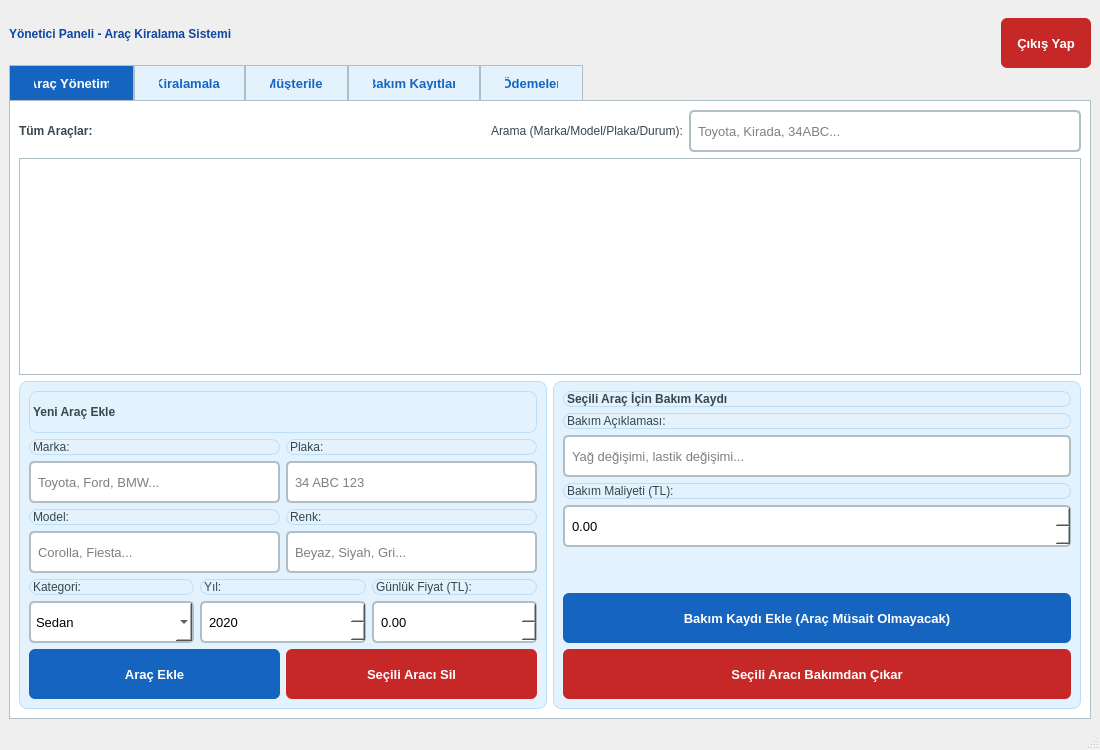
<?xml version="1.0" encoding="UTF-8"?>
<ui version="4.0">
 <class>AdminPanel</class>
 <widget class="QMainWindow" name="AdminPanel">
  <property name="geometry">
   <rect><x>0</x><y>0</y><width>1100</width><height>750</height></rect>
  </property>
  <property name="windowTitle"><string>Yönetici Paneli - Araç Kiralama Sistemi</string></property>
  <property name="styleSheet">
   <string notr="true">QPushButton {
    background-color: #1565c0;
    color: white;
    border-radius: 6px;
    padding: 8px 16px;
    font-size: 13px;
    font-weight: bold;
    min-height: 34px;
}
QPushButton:hover { background-color: #0d47a1; }
QPushButton#btnAracSil { background-color: #c62828; }
QPushButton#btnAracSil:hover { background-color: #b71c1c; }
QPushButton#btnBakimEkle { background-color: #1565c0; }
QPushButton#btnBakimEkle:hover { background-color: #0d47a1; }
QPushButton#btnBakimdenCikar { background-color: #c62828; }
QPushButton#btnBakimdenCikar:hover { background-color: #b71c1c; }
QPushButton#btnKiralamaKapat { background-color: #c62828; }
QPushButton#btnKiralamaKapat:hover { background-color: #b71c1c; }
QTableWidget {
    border: 1px solid #b0bec5;
    gridline-color: #eceff1;
    background-color: white;
    selection-background-color: #bbdefb;
    alternate-background-color: #f5f5f5;
}
QTableWidget::item { padding: 4px; }
QHeaderView::section {
    background-color: #1565c0;
    color: white;
    padding: 6px;
    font-weight: bold;
    border: none;
}
QTabWidget::pane { border: 1px solid #b0bec5; background-color: white; }
QTabBar::tab {
    background-color: #e3f2fd;
    color: #1565c0;
    padding: 10px 24px;
    font-weight: bold;
    border: 1px solid #b0bec5;
    border-bottom: none;
    font-size: 13px;
}
QTabBar::tab:selected { background-color: #1565c0; color: white; }
QLineEdit {
    border: 2px solid #b0bec5;
    border-radius: 5px;
    padding: 5px;
    font-size: 13px;
    background-color: white;
    min-height: 28px;
}
QLineEdit:focus { border: 2px solid #1565c0; }
QSpinBox, QDoubleSpinBox {
    border: 2px solid #b0bec5;
    border-radius: 5px;
    padding: 5px;
    font-size: 13px;
    background-color: white;
    min-height: 28px;
}
QComboBox {
    border: 2px solid #b0bec5;
    border-radius: 5px;
    padding: 5px;
    font-size: 13px;
    background-color: white;
    min-height: 28px;
}
QLabel { font-size: 12px; color: #37474f; }</string>
  </property>
  <widget class="QWidget" name="centralwidget">
   <layout class="QVBoxLayout" name="mainLayout">
    <item>
     <layout class="QHBoxLayout" name="baslikLayout">
      <item>
       <widget class="QLabel" name="lblPanelBaslik">
        <property name="font"><font><pointsize>14</pointsize><bold>true</bold></font></property>
        <property name="styleSheet"><string notr="true">color: #0d47a1;</string></property>
        <property name="text"><string>Yönetici Paneli - Araç Kiralama Sistemi</string></property>
       </widget>
      </item>
      <item>
       <spacer name="baslikSpacer">
        <property name="orientation"><enum>Qt::Horizontal</enum></property>
        <property name="sizeHint" stdset="0"><size><width>40</width><height>20</height></size></property>
       </spacer>
      </item>
      <item>
       <widget class="QPushButton" name="btnCikis">
        <property name="maximumSize"><size><width>120</width><height>32</height></size></property>
        <property name="styleSheet"><string notr="true">background-color: #c62828; color: white; border-radius: 6px; font-weight: bold;</string></property>
        <property name="text"><string>Çıkış Yap</string></property>
       </widget>
      </item>
     </layout>
    </item>
    <item>
     <widget class="QTabWidget" name="tabWidget">
      <property name="currentIndex"><number>0</number></property>

      <widget class="QWidget" name="tab">
       <attribute name="title"><string>Araç Yönetimi</string></attribute>
       <layout class="QVBoxLayout" name="aracTabLayout">
        <item>
         <layout class="QHBoxLayout" name="aracAramaLayout">
          <item>
           <widget class="QLabel" name="lblAracListesi">
            <property name="font"><font><pointsize>11</pointsize><bold>true</bold></font></property>
            <property name="text"><string>Tüm Araçlar:</string></property>
           </widget>
          </item>
          <item>
           <spacer name="aracAramaSpacer">
            <property name="orientation"><enum>Qt::Horizontal</enum></property>
            <property name="sizeHint" stdset="0"><size><width>40</width><height>20</height></size></property>
           </spacer>
          </item>
          <item>
           <widget class="QLabel" name="lblAracArama">
            <property name="text"><string>Arama (Marka/Model/Plaka/Durum):</string></property>
           </widget>
          </item>
          <item>
           <widget class="QLineEdit" name="txtAracArama">
            <property name="minimumSize"><size><width>240</width><height>30</height></size></property>
            <property name="placeholderText"><string>Toyota, Kirada, 34ABC...</string></property>
           </widget>
          </item>
         </layout>
        </item>
        <item>
         <widget class="QTableWidget" name="tblAraclar">
          <property name="sizePolicy">
           <sizepolicy hsizetype="Expanding" vsizetype="Expanding">
            <horstretch>0</horstretch><verstretch>1</verstretch>
           </sizepolicy>
          </property>
          <property name="alternatingRowColors"><bool>true</bool></property>
          <property name="selectionMode"><enum>QAbstractItemView::SelectionMode::SingleSelection</enum></property>
          <property name="selectionBehavior"><enum>QAbstractItemView::SelectionBehavior::SelectRows</enum></property>
          <property name="editTriggers"><set>QAbstractItemView::EditTrigger::NoEditTriggers</set></property>
         </widget>
        </item>
        <item>
         <layout class="QHBoxLayout" name="altPanelLayout">
          <item>
           <widget class="QFrame" name="frameAracEkle">
            <property name="sizePolicy">
             <sizepolicy hsizetype="Expanding" vsizetype="Preferred">
              <horstretch>1</horstretch><verstretch>0</verstretch>
             </sizepolicy>
            </property>
            <property name="styleSheet">
             <string notr="true">QFrame { background-color: #e3f2fd; border-radius: 8px; border: 1px solid #bbdefb; }</string>
            </property>
            <layout class="QVBoxLayout" name="aracEkleLayout">
             <item>
              <widget class="QLabel" name="lblYeniArac">
               <property name="font"><font><pointsize>11</pointsize><bold>true</bold></font></property>
               <property name="text"><string>Yeni Araç Ekle</string></property>
              </widget>
             </item>
             <item>
              <layout class="QHBoxLayout" name="row1">
               <item>
                <layout class="QVBoxLayout">
                 <item><widget class="QLabel" name="lblMarka"><property name="text"><string>Marka:</string></property></widget></item>
                 <item><widget class="QLineEdit" name="txtMarka"><property name="placeholderText"><string>Toyota, Ford, BMW...</string></property></widget></item>
                </layout>
               </item>
               <item>
                <layout class="QVBoxLayout">
                 <item><widget class="QLabel" name="lblPlaka"><property name="text"><string>Plaka:</string></property></widget></item>
                 <item><widget class="QLineEdit" name="txtPlaka"><property name="placeholderText"><string>34 ABC 123</string></property></widget></item>
                </layout>
               </item>
              </layout>
             </item>
             <item>
              <layout class="QHBoxLayout" name="row2">
               <item>
                <layout class="QVBoxLayout">
                 <item><widget class="QLabel" name="lblModel"><property name="text"><string>Model:</string></property></widget></item>
                 <item><widget class="QLineEdit" name="txtModel"><property name="placeholderText"><string>Corolla, Fiesta...</string></property></widget></item>
                </layout>
               </item>
               <item>
                <layout class="QVBoxLayout">
                 <item><widget class="QLabel" name="lblRenk"><property name="text"><string>Renk:</string></property></widget></item>
                 <item><widget class="QLineEdit" name="txtRenk"><property name="placeholderText"><string>Beyaz, Siyah, Gri...</string></property></widget></item>
                </layout>
               </item>
              </layout>
             </item>
             <item>
              <layout class="QHBoxLayout" name="row3">
               <item>
                <layout class="QVBoxLayout">
                 <item><widget class="QLabel" name="lblKategori"><property name="text"><string>Kategori:</string></property></widget></item>
                 <item>
                  <widget class="QComboBox" name="cmbKategori">
                   <item><property name="text"><string>Sedan</string></property></item>
                   <item><property name="text"><string>SUV</string></property></item>
                   <item><property name="text"><string>Hatchback</string></property></item>
                   <item><property name="text"><string>Minivan</string></property></item>
                   <item><property name="text"><string>Pickup</string></property></item>
                   <item><property name="text"><string>Spor</string></property></item>
                  </widget>
                 </item>
                </layout>
               </item>
               <item>
                <layout class="QVBoxLayout">
                 <item><widget class="QLabel" name="lblYil"><property name="text"><string>Yıl:</string></property></widget></item>
                 <item>
                  <widget class="QSpinBox" name="spinYil">
                   <property name="minimum"><number>2000</number></property>
                   <property name="maximum"><number>2026</number></property>
                   <property name="value"><number>2020</number></property>
                  </widget>
                 </item>
                </layout>
               </item>
               <item>
                <layout class="QVBoxLayout">
                 <item><widget class="QLabel" name="lblFiyat"><property name="text"><string>Günlük Fiyat (TL):</string></property></widget></item>
                 <item>
                  <widget class="QDoubleSpinBox" name="spinFiyat">
                   <property name="maximum"><double>99999.000000000000000</double></property>
                   <property name="singleStep"><double>50.000000000000000</double></property>
                  </widget>
                 </item>
                </layout>
               </item>
              </layout>
             </item>
             <item>
              <layout class="QHBoxLayout" name="aracButonLayout">
               <item><widget class="QPushButton" name="btnAracEkle"><property name="text"><string>Araç Ekle</string></property></widget></item>
               <item><widget class="QPushButton" name="btnAracSil"><property name="text"><string>Seçili Aracı Sil</string></property></widget></item>
              </layout>
             </item>
            </layout>
           </widget>
          </item>
          <item>
           <widget class="QFrame" name="frameBakim">
            <property name="sizePolicy">
             <sizepolicy hsizetype="Expanding" vsizetype="Preferred">
              <horstretch>1</horstretch><verstretch>0</verstretch>
             </sizepolicy>
            </property>
            <property name="styleSheet">
             <string notr="true">QFrame { background-color: #e3f2fd; border-radius: 8px; border: 1px solid #bbdefb; }</string>
            </property>
            <layout class="QVBoxLayout" name="bakimLayout">
             <item>
              <widget class="QLabel" name="lblBakim">
               <property name="font"><font><pointsize>11</pointsize><bold>true</bold></font></property>
               <property name="text"><string>Seçili Araç İçin Bakım Kaydı</string></property>
              </widget>
             </item>
             <item><widget class="QLabel" name="lblBakimAciklama"><property name="text"><string>Bakım Açıklaması:</string></property></widget></item>
             <item><widget class="QLineEdit" name="txtBakimAciklama"><property name="placeholderText"><string>Yağ değişimi, lastik değişimi...</string></property></widget></item>
             <item><widget class="QLabel" name="lblBakimMaliyet"><property name="text"><string>Bakım Maliyeti (TL):</string></property></widget></item>
             <item>
              <widget class="QDoubleSpinBox" name="spinBakimMaliyet">
               <property name="maximum"><double>99999.000000000000000</double></property>
               <property name="singleStep"><double>100.000000000000000</double></property>
              </widget>
             </item>
             <item>
              <spacer name="bakimVSpacer">
               <property name="orientation"><enum>Qt::Vertical</enum></property>
               <property name="sizeHint" stdset="0"><size><width>20</width><height>40</height></size></property>
              </spacer>
             </item>
             <item><widget class="QPushButton" name="btnBakimEkle"><property name="text"><string>Bakım Kaydı Ekle (Araç Müsait Olmayacak)</string></property></widget></item>
             <item><widget class="QPushButton" name="btnBakimdenCikar"><property name="text"><string>Seçili Aracı Bakımdan Çıkar</string></property></widget></item>
            </layout>
           </widget>
          </item>
         </layout>
        </item>
       </layout>
      </widget>

      <widget class="QWidget" name="tab_2">
       <attribute name="title"><string>Kiralamalar</string></attribute>
       <layout class="QVBoxLayout" name="kiralamaTabLayout">
        <item>
         <widget class="QLabel" name="lblKiralamaListesi">
          <property name="font"><font><pointsize>11</pointsize><bold>true</bold></font></property>
          <property name="text"><string>Tüm Kiralama Kayıtları:</string></property>
         </widget>
        </item>
        <item>
         <widget class="QTableWidget" name="tblKiralamalar">
          <property name="alternatingRowColors"><bool>true</bool></property>
          <property name="selectionBehavior"><enum>QAbstractItemView::SelectionBehavior::SelectRows</enum></property>
          <property name="editTriggers"><set>QAbstractItemView::EditTrigger::NoEditTriggers</set></property>
         </widget>
        </item>
        <item>
         <layout class="QHBoxLayout" name="kiralamaButonLayout">
          <item>
           <widget class="QPushButton" name="btnKiralamaKapat">
            <property name="minimumSize"><size><width>260</width><height>40</height></size></property>
            <property name="text"><string>Seçili Kiralama İşlemini Kapat</string></property>
           </widget>
          </item>
          <item>
           <spacer name="kiralamaHSpacer">
            <property name="orientation"><enum>Qt::Horizontal</enum></property>
            <property name="sizeHint" stdset="0"><size><width>40</width><height>20</height></size></property>
           </spacer>
          </item>
         </layout>
        </item>
       </layout>
      </widget>

      <widget class="QWidget" name="tab_3">
       <attribute name="title"><string>Müşteriler</string></attribute>
       <layout class="QVBoxLayout" name="musteriTabLayout">
        <item>
         <widget class="QLabel" name="lblMusteriListesi">
          <property name="font"><font><pointsize>11</pointsize><bold>true</bold></font></property>
          <property name="text"><string>Kayıtlı Müşteriler:</string></property>
         </widget>
        </item>
        <item>
         <widget class="QTableWidget" name="tblMusteriler">
          <property name="alternatingRowColors"><bool>true</bool></property>
          <property name="selectionBehavior"><enum>QAbstractItemView::SelectionBehavior::SelectRows</enum></property>
          <property name="editTriggers"><set>QAbstractItemView::EditTrigger::NoEditTriggers</set></property>
         </widget>
        </item>
       </layout>
      </widget>

      <widget class="QWidget" name="tab_4">
       <attribute name="title"><string>Bakım Kayıtları</string></attribute>
       <layout class="QVBoxLayout" name="bakimTabLayout">
        <item>
         <widget class="QLabel" name="lblBakimListesi">
          <property name="font"><font><pointsize>11</pointsize><bold>true</bold></font></property>
          <property name="text"><string>Tüm Bakım Kayıtları:</string></property>
         </widget>
        </item>
        <item>
         <widget class="QTableWidget" name="tblBakimlar">
          <property name="alternatingRowColors"><bool>true</bool></property>
          <property name="selectionBehavior"><enum>QAbstractItemView::SelectionBehavior::SelectRows</enum></property>
          <property name="editTriggers"><set>QAbstractItemView::EditTrigger::NoEditTriggers</set></property>
         </widget>
        </item>
       </layout>
      </widget>
      <widget class="QWidget" name="tab_5">
       <attribute name="title"><string>Ödemeler</string></attribute>
       <layout class="QVBoxLayout" name="odemeTabLayout">
        <item>
         <widget class="QLabel" name="lblOdemeler">
          <property name="font"><font><pointsize>11</pointsize><bold>true</bold></font></property>
          <property name="text"><string>Tüm Ödeme Kayıtları:</string></property>
         </widget>
        </item>
        <item>
         <widget class="QTableWidget" name="tblOdemeler">
          <property name="alternatingRowColors"><bool>true</bool></property>
          <property name="selectionBehavior"><enum>QAbstractItemView::SelectionBehavior::SelectRows</enum></property>
          <property name="editTriggers"><set>QAbstractItemView::EditTrigger::NoEditTriggers</set></property>
         </widget>
        </item>
       </layout>
      </widget>

     </widget>
    </item>
   </layout>
  </widget>
  <widget class="QMenuBar" name="menubar">
   <property name="geometry"><rect><x>0</x><y>0</y><width>1100</width><height>22</height></rect></property>
  </widget>
  <widget class="QStatusBar" name="statusbar"/>
 </widget>
 <resources/>
 <connections/>
</ui>
